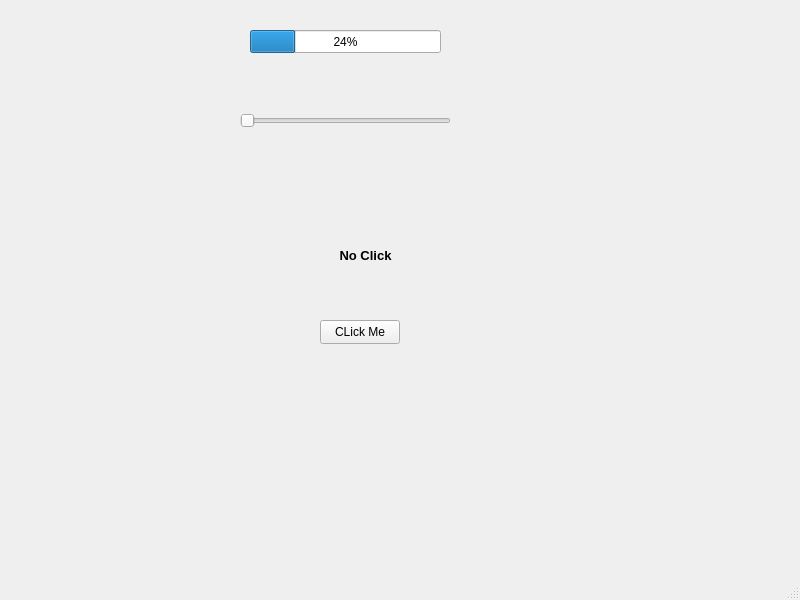
<?xml version="1.0" encoding="UTF-8"?>
<ui version="4.0">
 <class>MainWindow</class>
 <widget class="QMainWindow" name="MainWindow">
  <property name="geometry">
   <rect>
    <x>0</x>
    <y>0</y>
    <width>800</width>
    <height>600</height>
   </rect>
  </property>
  <property name="windowTitle">
   <string>MainWindow</string>
  </property>
  <widget class="QWidget" name="centralwidget">
   <widget class="QSlider" name="horizontalSlider">
    <property name="geometry">
     <rect>
      <x>240</x>
      <y>95</y>
      <width>211</width>
      <height>51</height>
     </rect>
    </property>
    <property name="orientation">
     <enum>Qt::Orientation::Horizontal</enum>
    </property>
   </widget>
   <widget class="QProgressBar" name="progressBar">
    <property name="geometry">
     <rect>
      <x>250</x>
      <y>30</y>
      <width>191</width>
      <height>23</height>
     </rect>
    </property>
    <property name="value">
     <number>24</number>
    </property>
   </widget>
   <widget class="QPushButton" name="pushButton">
    <property name="geometry">
     <rect>
      <x>320</x>
      <y>320</y>
      <width>80</width>
      <height>24</height>
     </rect>
    </property>
    <property name="text">
     <string>CLick Me</string>
    </property>
   </widget>
   <widget class="QLabel" name="label">
    <property name="geometry">
     <rect>
      <x>330</x>
      <y>240</y>
      <width>71</width>
      <height>31</height>
     </rect>
    </property>
    <property name="font">
     <font>
      <pointsize>10</pointsize>
      <italic>false</italic>
      <bold>true</bold>
     </font>
    </property>
    <property name="text">
     <string>No Click</string>
    </property>
    <property name="alignment">
     <set>Qt::AlignmentFlag::AlignCenter</set>
    </property>
   </widget>
  </widget>
  <widget class="QMenuBar" name="menubar">
   <property name="geometry">
    <rect>
     <x>0</x>
     <y>0</y>
     <width>800</width>
     <height>21</height>
    </rect>
   </property>
  </widget>
  <widget class="QStatusBar" name="statusbar"/>
 </widget>
 <resources/>
 <connections/>
</ui>
